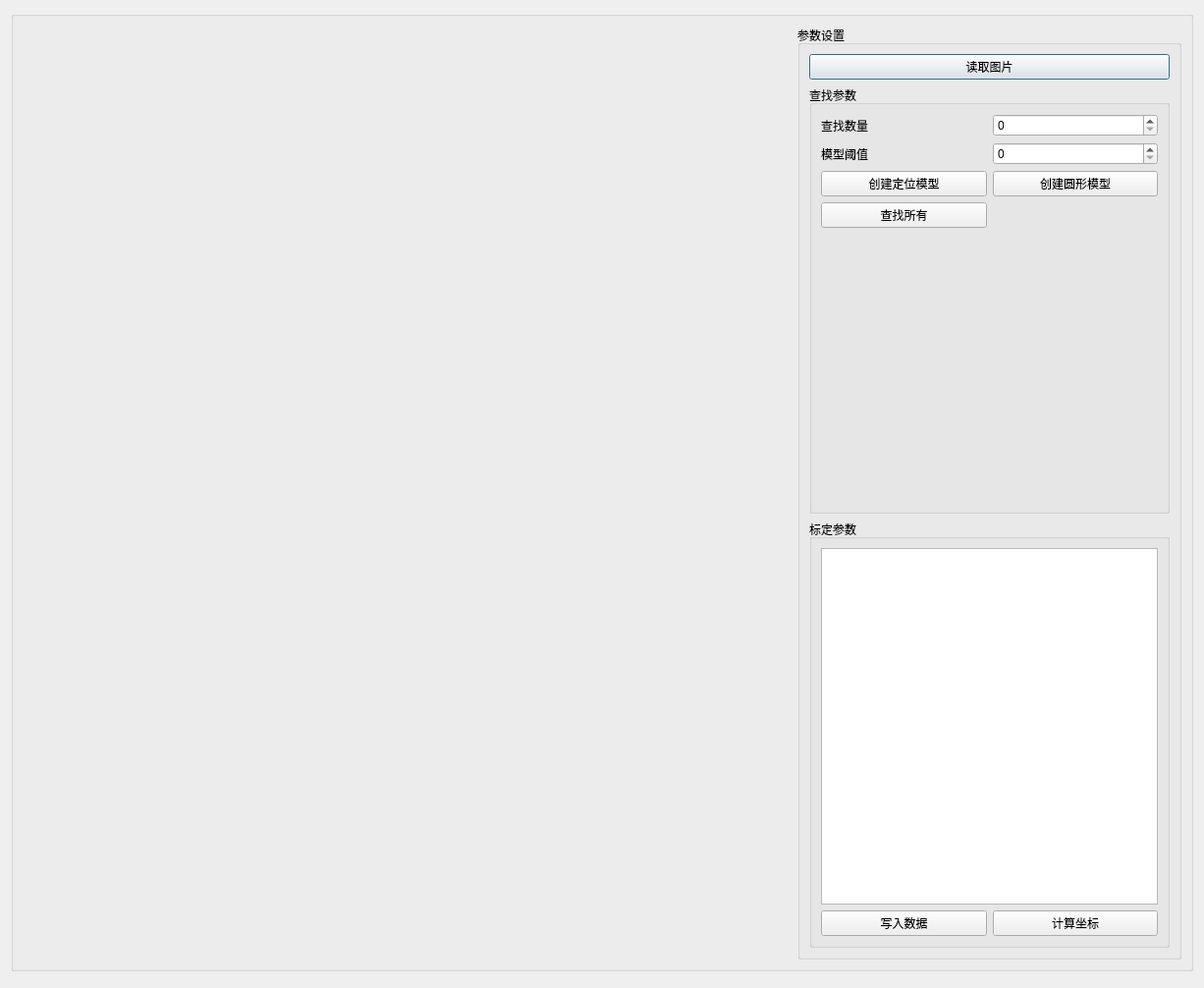
<?xml version="1.0" encoding="UTF-8"?>
<ui version="4.0">
 <class>calibWindow</class>
 <widget class="QDialog" name="calibWindow">
  <property name="geometry">
   <rect>
    <x>0</x>
    <y>0</y>
    <width>1226</width>
    <height>1006</height>
   </rect>
  </property>
  <property name="windowTitle">
   <string>Dialog</string>
  </property>
  <layout class="QVBoxLayout" name="verticalLayout">
   <item>
    <widget class="QGroupBox" name="groupBox">
     <property name="title">
      <string/>
     </property>
     <layout class="QHBoxLayout" name="horizontalLayout" stretch="2,1">
      <item>
       <widget class="QHalconView" name="halDisplay" native="true"/>
      </item>
      <item>
       <widget class="QGroupBox" name="groupBox_2">
        <property name="title">
         <string>参数设置</string>
        </property>
        <layout class="QVBoxLayout" name="verticalLayout_2">
         <item>
          <widget class="QPushButton" name="pbRead">
           <property name="text">
            <string>读取图片</string>
           </property>
          </widget>
         </item>
         <item>
          <layout class="QHBoxLayout" name="horizontalLayout_4"/>
         </item>
         <item>
          <widget class="QGroupBox" name="groupBox_3">
           <property name="title">
            <string>查找参数</string>
           </property>
           <layout class="QVBoxLayout" name="verticalLayout_3" stretch="1">
            <item>
             <layout class="QHBoxLayout" name="horizontalLayout_2">
              <item>
               <layout class="QGridLayout" name="gridLayout">
                <item row="1" column="1">
                 <widget class="QSpinBox" name="spinBox_2"/>
                </item>
                <item row="4" column="1">
                 <spacer name="verticalSpacer">
                  <property name="orientation">
                   <enum>Qt::Vertical</enum>
                  </property>
                  <property name="sizeHint" stdset="0">
                   <size>
                    <width>20</width>
                    <height>40</height>
                   </size>
                  </property>
                 </spacer>
                </item>
                <item row="2" column="1">
                 <widget class="QPushButton" name="pbCreateCircle">
                  <property name="text">
                   <string>创建圆形模型</string>
                  </property>
                 </widget>
                </item>
                <item row="2" column="0">
                 <widget class="QPushButton" name="pbCreateShape">
                  <property name="text">
                   <string>创建定位模型</string>
                  </property>
                 </widget>
                </item>
                <item row="1" column="0">
                 <widget class="QLabel" name="label_2">
                  <property name="text">
                   <string>模型阈值</string>
                  </property>
                 </widget>
                </item>
                <item row="0" column="1">
                 <widget class="QSpinBox" name="spinBox"/>
                </item>
                <item row="0" column="0">
                 <widget class="QLabel" name="label">
                  <property name="text">
                   <string>查找数量</string>
                  </property>
                 </widget>
                </item>
                <item row="3" column="0">
                 <widget class="QPushButton" name="pbFindAll">
                  <property name="text">
                   <string>查找所有</string>
                  </property>
                 </widget>
                </item>
               </layout>
              </item>
             </layout>
            </item>
           </layout>
          </widget>
         </item>
         <item>
          <widget class="QGroupBox" name="groupBox_4">
           <property name="title">
            <string>标定参数</string>
           </property>
           <layout class="QVBoxLayout" name="verticalLayout_4">
            <item>
             <widget class="QTreeView" name="tvRobotData"/>
            </item>
            <item>
             <layout class="QHBoxLayout" name="horizontalLayout_3">
              <item>
               <widget class="QPushButton" name="pbWrite">
                <property name="text">
                 <string>写入数据</string>
                </property>
               </widget>
              </item>
              <item>
               <widget class="QPushButton" name="pbCalib">
                <property name="text">
                 <string>计算坐标</string>
                </property>
               </widget>
              </item>
             </layout>
            </item>
           </layout>
          </widget>
         </item>
        </layout>
       </widget>
      </item>
     </layout>
    </widget>
   </item>
   <item>
    <widget class="QDialogButtonBox" name="buttonBox">
     <property name="standardButtons">
      <set>QDialogButtonBox::NoButton</set>
     </property>
    </widget>
   </item>
  </layout>
 </widget>
 <customwidgets>
  <customwidget>
   <class>QHalconView</class>
   <extends>QWidget</extends>
   <header>View.qhalconview.h</header>
   <container>1</container>
  </customwidget>
 </customwidgets>
 <resources/>
 <connections>
  <connection>
   <sender>buttonBox</sender>
   <signal>accepted()</signal>
   <receiver>calibWindow</receiver>
   <slot>accept()</slot>
   <hints>
    <hint type="sourcelabel">
     <x>227</x>
     <y>967</y>
    </hint>
    <hint type="destinationlabel">
     <x>157</x>
     <y>274</y>
    </hint>
   </hints>
  </connection>
  <connection>
   <sender>buttonBox</sender>
   <signal>rejected()</signal>
   <receiver>calibWindow</receiver>
   <slot>reject()</slot>
   <hints>
    <hint type="sourcelabel">
     <x>295</x>
     <y>973</y>
    </hint>
    <hint type="destinationlabel">
     <x>286</x>
     <y>274</y>
    </hint>
   </hints>
  </connection>
 </connections>
</ui>
